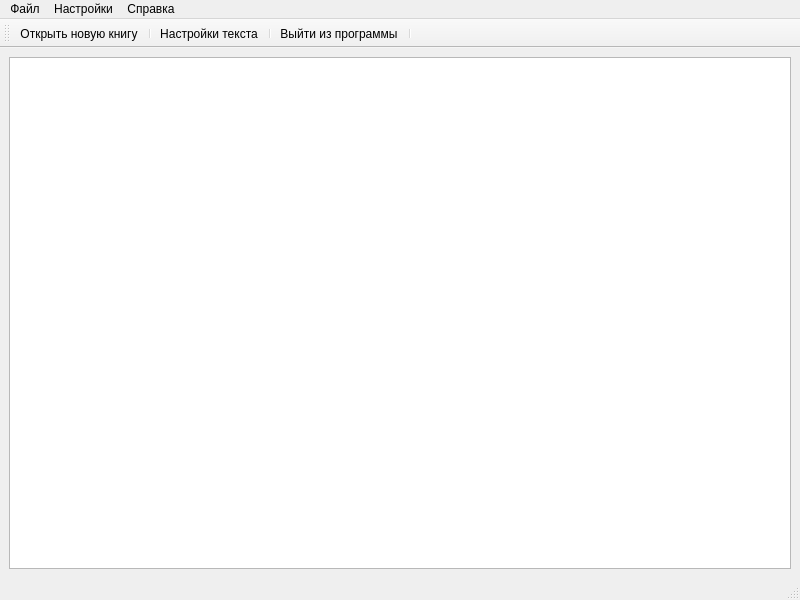
<?xml version="1.0" encoding="UTF-8"?>
<ui version="4.0">
 <class>MainWindow</class>
 <widget class="QMainWindow" name="MainWindow">
  <property name="geometry">
   <rect>
    <x>0</x>
    <y>0</y>
    <width>800</width>
    <height>600</height>
   </rect>
  </property>
  <property name="windowTitle">
   <string>maReader</string>
  </property>
  <widget class="QWidget" name="centralwidget">
   <layout class="QGridLayout" name="gridLayout">
    <item row="0" column="0">
     <widget class="QTextBrowser" name="textBrowser"/>
    </item>
   </layout>
  </widget>
  <widget class="QMenuBar" name="menubar">
   <property name="geometry">
    <rect>
     <x>0</x>
     <y>0</y>
     <width>800</width>
     <height>22</height>
    </rect>
   </property>
   <widget class="QMenu" name="menu">
    <property name="title">
     <string>Файл</string>
    </property>
    <addaction name="aOpen"/>
    <addaction name="separator"/>
    <addaction name="aExit"/>
   </widget>
   <widget class="QMenu" name="menu_2">
    <property name="title">
     <string>Справка</string>
    </property>
    <addaction name="aAbout"/>
   </widget>
   <widget class="QMenu" name="menu_3">
    <property name="title">
     <string>Настройки</string>
    </property>
    <addaction name="aTextProperties"/>
   </widget>
   <addaction name="menu"/>
   <addaction name="menu_3"/>
   <addaction name="menu_2"/>
  </widget>
  <widget class="QStatusBar" name="statusbar"/>
  <widget class="QToolBar" name="toolBar">
   <property name="windowTitle">
    <string>toolBar</string>
   </property>
   <attribute name="toolBarArea">
    <enum>TopToolBarArea</enum>
   </attribute>
   <attribute name="toolBarBreak">
    <bool>false</bool>
   </attribute>
   <addaction name="aOpen"/>
   <addaction name="separator"/>
   <addaction name="aTextProperties"/>
   <addaction name="separator"/>
   <addaction name="aExit"/>
   <addaction name="separator"/>
  </widget>
  <action name="aOpen">
   <property name="icon">
    <iconset resource="maReader.qrc">
     <normaloff>:/new/mar/glyphicons-352-book-open.png</normaloff>:/new/mar/glyphicons-352-book-open.png</iconset>
   </property>
   <property name="text">
    <string>Открыть новую книгу</string>
   </property>
  </action>
  <action name="aExit">
   <property name="icon">
    <iconset resource="maReader.qrc">
     <normaloff>:/new/mar/glyphicons-389-exit.png</normaloff>:/new/mar/glyphicons-389-exit.png</iconset>
   </property>
   <property name="text">
    <string>Выйти из программы</string>
   </property>
   <property name="shortcut">
    <string>Ctrl+X</string>
   </property>
  </action>
  <action name="aAbout">
   <property name="icon">
    <iconset resource="maReader.qrc">
     <normaloff>:/new/mar/glyphicons-196-info-sign.png</normaloff>:/new/mar/glyphicons-196-info-sign.png</iconset>
   </property>
   <property name="text">
    <string>О программе</string>
   </property>
  </action>
  <action name="aTextProperties">
   <property name="icon">
    <iconset resource="maReader.qrc">
     <normaloff>:/new/mar/glyphicons-281-settings.png</normaloff>:/new/mar/glyphicons-281-settings.png</iconset>
   </property>
   <property name="text">
    <string> Настройки текста</string>
   </property>
  </action>
 </widget>
 <resources>
  <include location="maReader.qrc"/>
 </resources>
 <connections/>
</ui>
